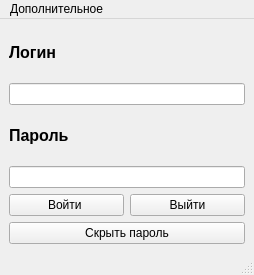
<?xml version="1.0" encoding="UTF-8"?>
<ui version="4.0">
 <class>MainWindow</class>
 <widget class="QMainWindow" name="MainWindow">
  <property name="geometry">
   <rect>
    <x>0</x>
    <y>0</y>
    <width>254</width>
    <height>275</height>
   </rect>
  </property>
  <property name="windowTitle">
   <string>Авторизация</string>
  </property>
  <widget class="QWidget" name="centralwidget">
   <layout class="QGridLayout" name="gridLayout">
    <item row="5" column="1">
     <widget class="QPushButton" name="pushButton">
      <property name="text">
       <string>Выйти</string>
      </property>
     </widget>
    </item>
    <item row="4" column="0" colspan="2">
     <widget class="QLineEdit" name="lineEdit_2"/>
    </item>
    <item row="1" column="0" colspan="2">
     <widget class="QLineEdit" name="lineEdit"/>
    </item>
    <item row="0" column="0">
     <widget class="QLabel" name="label">
      <property name="font">
       <font>
        <pointsize>12</pointsize>
        <bold>true</bold>
       </font>
      </property>
      <property name="text">
       <string>Логин</string>
      </property>
     </widget>
    </item>
    <item row="5" column="0">
     <widget class="QPushButton" name="pushButton_2">
      <property name="text">
       <string>Войти </string>
      </property>
     </widget>
    </item>
    <item row="3" column="0">
     <widget class="QLabel" name="label_2">
      <property name="font">
       <font>
        <pointsize>12</pointsize>
        <bold>true</bold>
       </font>
      </property>
      <property name="text">
       <string>Пароль</string>
      </property>
     </widget>
    </item>
    <item row="6" column="0" colspan="2">
     <widget class="QPushButton" name="pushButton_3">
      <property name="text">
       <string>Скрыть пароль</string>
      </property>
     </widget>
    </item>
   </layout>
  </widget>
  <widget class="QMenuBar" name="menubar">
   <property name="geometry">
    <rect>
     <x>0</x>
     <y>0</y>
     <width>254</width>
     <height>21</height>
    </rect>
   </property>
   <widget class="QMenu" name="menu">
    <property name="acceptDrops">
     <bool>true</bool>
    </property>
    <property name="title">
     <string>Дополнительное</string>
    </property>
    <addaction name="separator"/>
    <addaction name="separator"/>
    <addaction name="separator"/>
    <addaction name="action_2"/>
   </widget>
   <addaction name="menu"/>
  </widget>
  <widget class="QStatusBar" name="statusbar"/>
  <action name="action">
   <property name="text">
    <string>Скрыть пароль</string>
   </property>
  </action>
  <action name="action_2">
   <property name="text">
    <string>Наш сайт</string>
   </property>
  </action>
 </widget>
 <resources/>
 <connections/>
</ui>
